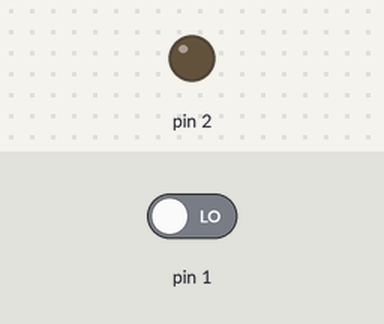
A sketch run on a simulated Arduino Uno, built with avr-gcc and run on an emulated ATmega328P. Shown: output pins drawn as LEDs (lit = HIGH). Inputs (shaded band) come from the test bench; at power-on: pin 1 LOW.

Above: at 1.2 s.
1.3 s: pin 1 driven HIGH
At 1.8 s:
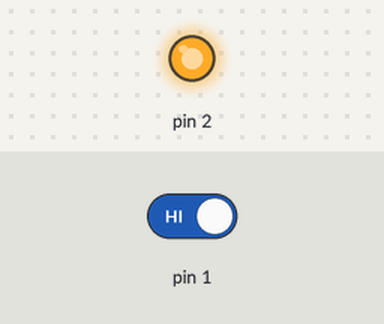
4.3 s: pin 1 driven LOW
At 5.3 s:
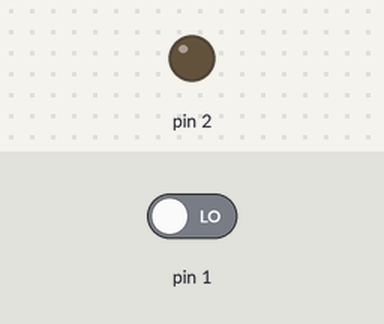
Timing chart, 0 to 7.3 s (numbered marks = the images above; inputs shaded):
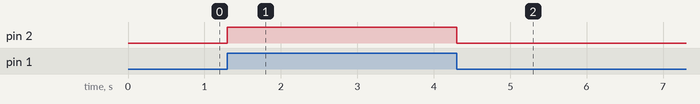

Measured:
- after the input at 1.3 s, pin 2: LOW → HIGH at once
- after the input at 4.3 s, pin 2: HIGH → LOW at once

The sketch:

ArdublocklySketch.ino
```cpp
// Ardublockly generated sketch
void setup() {
  pinMode(1, INPUT);
  pinMode(2, OUTPUT);
}

void loop() {
  if (digitalRead(1)) {
    digitalWrite(2, HIGH);
    delay(1000);
    digitalWrite(2, LOW);
  }

}
```
